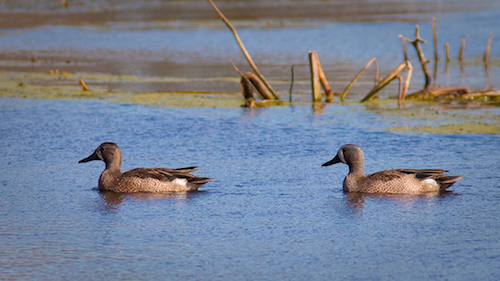
#> input picture images/ducks.jpg, 500 x 281 px, found by its file name
$ jupyter execute ch6_seam_carving.ipynb   (shell and % lines are left out)   (older library calls are emulated)
#> lines starting #> are read from the running program, lines starting #| are printed output that depends on the picture
#> further down, img_input is the input picture: shape (281, 500, 3); mean B, G, R 148.8, 130.3, 119.6
<a href="https://colab.research.google.com/github/lblogan14/opencv3_with_python/blob/master/ch6_seam_carving.ipynb" target="_parent"></a>

[cell 1]
from google.colab import drive
drive.mount('/content/drive')
%cd /content/drive/My' 'Drive/Colab' 'Notebooks/OpenCV3_with_Python_by_Example/data/ch6/

[cell 2]
import cv2
import numpy as np
import matplotlib.pyplot as plt
cv2.__version__

#Seam carving
content-aware image resizing

##Why do we care about seam carving?
If we just reduce the width of the following image without changing the height,

we will have:

The ducks in the image are skewed.

If you want the ducks to be intact while resizing the image, you need to apply **seam carving** technique.

The objective of seam carving is to resize the given image and keep the intersting content intact. Thus, we need to find the paths of least importantce in the image. These paths are called **seams**.  Once we find these seams, we remove or stretch them from the image to obtain a rescaled image. This process of removing or stretching, or carving, will eventually result in a
resized image.

The above image is divided into interesting and uninteresting parts.  We need to make sure that our algorithm *detects these uninteresting
parts* and works with them. Let's consider the image of the ducks and the constraints we
have to deal with. We want to keep the height constant and reduce the width. This means
that we need to find vertical seams in the image and remove them. These seams start at the
top and end at the bottom (or vice versa). If we were dealing with vertical resizing, then the
seams would start on the left-hand side and end on the right. A vertical seam is just a bunch
of connected pixels starting in the first row and ending in the last row of the image.

##Define *Interesting*
Need a way to assign importance to each pixel so that we can identify the
paths that are least important.

In computer vision terminology, we say that we need to
assign an ***energy*** value to each pixel so that we can find the path of minimum energy.
Coming up with a good way to assign the energy value is very important because it will
affect the quality of the output.

One of the metrics that we can use is the value of the *derivative* at each point. This is a good
indicator of the level of activity in that neighborhood. If there is some activity, then the pixel
values will change rapidly, hence the value of the derivative at that point will be high. On
the other hand, if regions are plain and uninteresting, then pixel values won't change as
rapidly, so the value of the derivative at that point in the grayscale image will be low.

For each pixel location, we compute the energy by summing up the x and y derivatives at
that point. We compute the derivatives by taking the difference between the current pixel
and its neighbors. This process is similar to the edge detection using the **sobel filter**. Once we compute these values, we store them in a matrix called the energy matrix, which
will be used to define the seams.

##Compute seams
Need to find the path through the image with the least energy. Computing all the possible paths is
prohibitively expensive. Apply dynamic programming to seam carving.

We need to start with each pixel in the first row and find our way to the last row. In order to
find the path of least energy, we compute and store the best paths to each pixel in a table.
Once we've constructed this table, the path to a particular pixel can be found by
backtracking through the rows in that table.

For each pixel in the current row, we calculate the energy of three possible pixel locations in
the next row that we can move to; that is, *bottom left, bottom, and bottom right*. We keep
repeating this process until we reach the bottom. Once we reach the bottom, we take the one
with the least cumulative value and backtrack our way to the top. This will give us the path
of least energy. Every time we remove a seam, the width of the image decreases by one
pixel. So, we need to keep removing these seams until we arrive at the desired image size.

To start with, provide a set of functions to compute the energy within the image, locate its seams and draw them.

[cell 3]
# draw vertical seam on top of image
def overlay_vertical_seam(img, seam):
  img_seam_overlay = np.copy(img)

  # extract the list of points from the seam
  x_coords, y_coords = np.transpose([(i,int(j)) for i,j in enumerate(seam)])

  # draw a green line on the image using the list of points
  img_seam_overlay[x_coords, y_coords] = (0,255,0)
  return img_seam_overlay

[cell 4]
# compute the energy matrix from the input image
def compute_energy_matrix(img):
  gray = cv2.cvtColor(img, cv2.COLOR_BGR2GRAY)
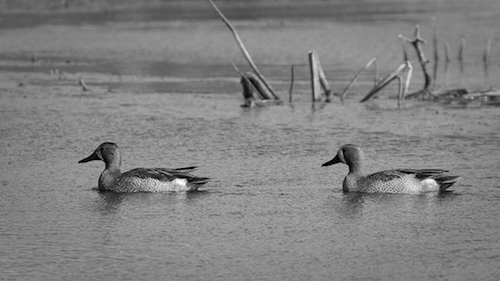
#> gray: shape (281, 500); min 0, max 251, mean 129.2

  # compute x derivative of the image
  sobel_x = cv2.Sobel(gray, cv2.CV_64F, 1, 0, ksize=3)
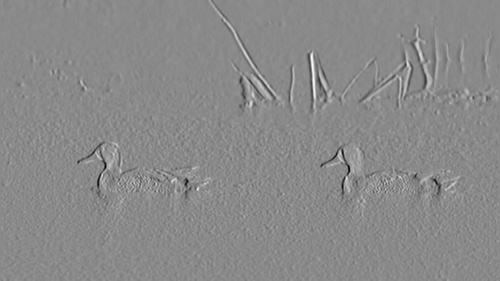
#> sobel_x: shape (281, 500) float64; min -604, max 511, mean 0.1; drawn with min black and max white
  # compute y derivative of the image
  sobel_y = cv2.Sobel(gray, cv2.CV_64F, 0, 1, ksize=3)
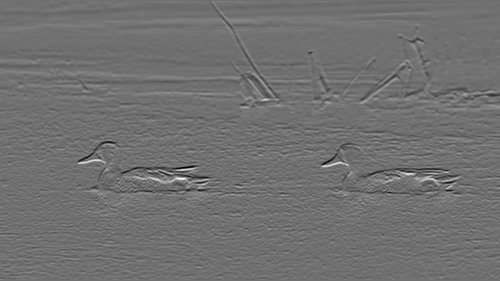
#> sobel_y: shape (281, 500) float64; min -653, max 821, mean 0.5; drawn with min black and max white

  abs_sobel_x = cv2.convertScaleAbs(sobel_x)
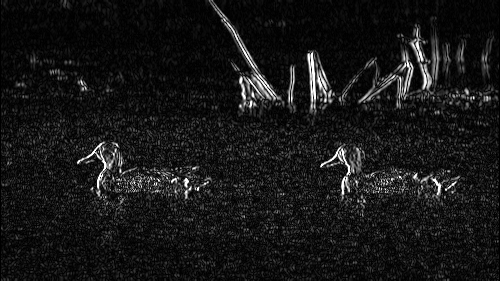
#> abs_sobel_x: shape (281, 500); min 0, max 255, mean 22.8
  abs_sobel_y = cv2.convertScaleAbs(sobel_y)
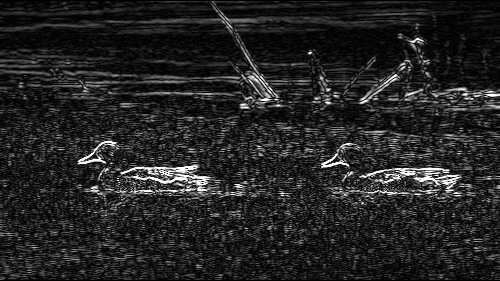
#> abs_sobel_y: shape (281, 500); min 0, max 255, mean 35.9

  # return weighted summation of the two images,
  # i.e. 0.5*X + 0.5 *Y
  return cv2.addWeighted(abs_sobel_x, 0.5,
                         abs_sobel_y, 0.5,
                         0)
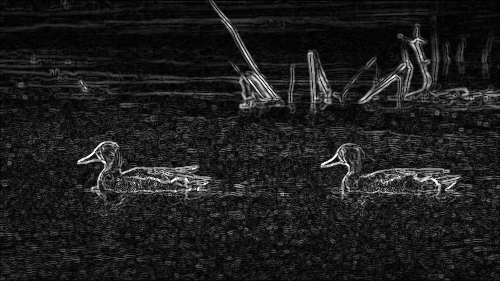
#> returned value: shape (281, 500); min 0, max 255, mean 29.4

[cell 5]
# find vertical seam in the input image
def find_vertical_seam(img, energy):
  rows, cols = img.shape[:2]

  # initialize the seam vector with 0 for each element
  seam = np.zeros(img.shape[0])

  # initialize distance and edge matrices
  dist_to = np.zeros(img.shape[:2]) + float('inf')
  dist_to[0:] = np.zeros(img.shape[1])
  edge_to = np.zeros(img.shape[:2])

  # dynamic programming:
  # iterate using double loop and compute the paths efficiently
  for row in range(rows-1):
    for col in range(cols):

      # bottom left
      if col!=0 and dist_to[row+1,col-1] > dist_to[row,col]+energy[row+1,col-1]:
        dist_to[row+1,col-1] = dist_to[row,col] + energy[row+1,col-1]
        edge_to[row+1,col-1] = 1

      # bottom
      if dist_to[row+1,col] > dist_to[row,col]+energy[row+1,col]:
        dist_to[row+1,col] = dist_to[row,col] + energy[row+1,col]
        edge_to[row+1,col] = 0

      # bottom right
      if col!=cols-1 and dist_to[row+1,col+1] > dist_to[row,col]+energy[row+1,col+1]:
        dist_to[row+1,col+1] = dist_to[row,col] + energy[row+1,col+1]
        edge_to[row+1,col+1] = -1

  # retracing the path
  # return the indices of the minimum values along X axis
  seam[rows-1] = np.argmin(dist_to[row-1, :])
  for i in (x for x in reversed(range(rows)) if x>0):
    seam[i-1] = seam[i] + edge_to[i, int(seam[i])]

  return seam

[cell 6]
# remove the input vertical seam from the image
def remove_vertical_seam(img, seam):
  rows, cols = img.shape[:2]

  # to delete a point, move every point after it one step towards the left
  for row in range(rows):
    for col in range(int(seam[row]), cols-1):
      img[row, col] = img[row, col+1]

  # discard the last column to create the final output image
  img = img[:, 0:cols-1]
  return img

Now we can use all the functions define above to perform seam carving,

[cell 7]
img_input = cv2.imread('ducks.jpg')

num_seams = 20

img = np.copy(img_input)
img_overlay_seam = np.copy(img_input)
energy = compute_energy_matrix(img)

[cell 8]
for i in range(num_seams):
  seam = find_vertical_seam(img, energy)
  img_overlay_seam = overlay_vertical_seam(img_overlay_seam, seam)
  img = remove_vertical_seam(img, seam)
  energy = compute_energy_matrix(img)
  print('Number of seams removed = ', i+1)
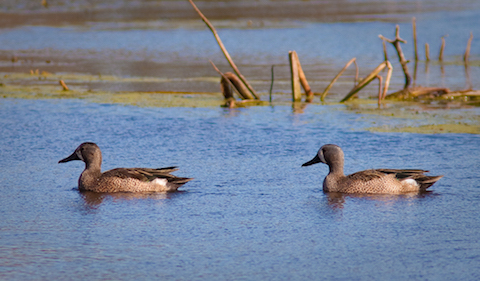
#> img: shape (281, 480, 3); mean of channels 0, 1, 2 149.2, 130.7, 120; drawn as B, G, R

[cell 9]
img_input = cv2.cvtColor(img_input, cv2.COLOR_BGR2RGB)
img_overlay_seam = cv2.cvtColor(img_overlay_seam, cv2.COLOR_BGR2RGB)
img = cv2.cvtColor(img, cv2.COLOR_BGR2RGB)

[cell 10]
plt.figure(figsize=(10,8))
plt.imshow(img_input)
plt.title('Input')
plt.axis('off')

[cell 11]
plt.figure(figsize=(10,8))
plt.imshow(img_overlay_seam)
plt.title('Seams')
plt.axis('off')

[cell 12]
plt.figure(figsize=(10,8))
plt.imshow(img)
plt.title('Output')
plt.axis('off')

[cell 13]
# Draw vertical seam on top of the image
def overlay_vertical_seam(img, seam):
    img_seam_overlay = np.copy(img)

    # Extract the list of points from the seam
    x_coords, y_coords = np.transpose([(i,int(j)) for i,j in enumerate(seam)])

    # Draw a green line on the image using the list of points
    img_seam_overlay[x_coords, y_coords] = (0,255,0)
    return img_seam_overlay

# Compute the energy matrix from the input image
def compute_energy_matrix(img):
    gray = cv2.cvtColor(img, cv2.COLOR_BGR2GRAY)

    # Compute X derivative of the image
    sobel_x = cv2.Sobel(gray,cv2.CV_64F, 1, 0, ksize=3)

    # Compute Y derivative of the image
    sobel_y = cv2.Sobel(gray,cv2.CV_64F, 0, 1, ksize=3)

    abs_sobel_x = cv2.convertScaleAbs(sobel_x)
    abs_sobel_y = cv2.convertScaleAbs(sobel_y)

    # Return weighted summation of the two images i.e. 0.5*X + 0.5*Y
    return cv2.addWeighted(abs_sobel_x, 0.5, abs_sobel_y, 0.5, 0)

# Find vertical seam in the input image
def find_vertical_seam(img, energy):
    rows, cols = img.shape[:2]

    # Initialize the seam vector with 0 for each element
    seam = np.zeros(img.shape[0])

    # Initialize distance and edge matrices
    dist_to = np.zeros(img.shape[:2]) + float('inf')
    dist_to[0,:] = np.zeros(img.shape[1])
    edge_to = np.zeros(img.shape[:2])

    # Dynamic programming; iterate using double loop and compute the paths efficiently
    for row in range(rows-1):
        for col in range(cols):
            if col != 0 and dist_to[row+1, col-1] > dist_to[row, col] + energy[row+1, col-1]:
                dist_to[row+1, col-1] = dist_to[row, col] + energy[row+1, col-1]
                edge_to[row+1, col-1] = 1

            if dist_to[row+1, col] > dist_to[row, col] + energy[row+1, col]:
                dist_to[row+1, col] = dist_to[row, col] + energy[row+1, col]
                edge_to[row+1, col] = 0

            if col != cols-1 and dist_to[row+1, col+1] > dist_to[row, col] + energy[row+1, col+1]:
                    dist_to[row+1, col+1] = dist_to[row, col] + energy[row+1, col+1]
                    edge_to[row+1, col+1] = -1

    # Retracing the path
    # Returns the indices of the minimum values along X axis.
    seam[rows-1] = np.argmin(dist_to[rows-1, :])
    for i in (x for x in reversed(range(rows)) if x > 0):
        seam[i-1] = seam[i] + edge_to[i, int(seam[i])]

    return seam

# Remove the input vertical seam from the image
def remove_vertical_seam(img, seam):
    rows, cols = img.shape[:2]

    # To delete a point, move every point after it one step towards the left
    for row in range(rows):
        for col in range(int(seam[row]), cols-1):
            img[row, col] = img[row, col+1]

    # Discard the last column to create the final output image
    img = img[:, 0:cols-1]
    return img

img_input = cv2.imread('ducks.jpg')

    # Use a small number to get started. Once you get an
    # idea of the processing time, you can use a bigger number.
    # To get started, you can set it to 20.
num_seams = int(20)

img = np.copy(img_input)
img_overlay_seam = np.copy(img_input)
energy = compute_energy_matrix(img)

for i in range(num_seams):
        seam = find_vertical_seam(img, energy)
        img_overlay_seam = overlay_vertical_seam(img_overlay_seam, seam)
        img = remove_vertical_seam(img, seam)
        energy = compute_energy_matrix(img)
        print('Number of seams removed = ', i+1)
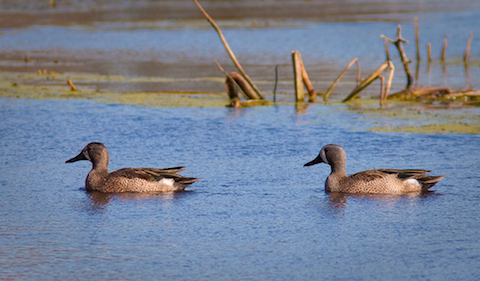
#> img: shape (281, 480, 3); mean of channels 0, 1, 2 148.7, 130.3, 119.8; drawn as B, G, R
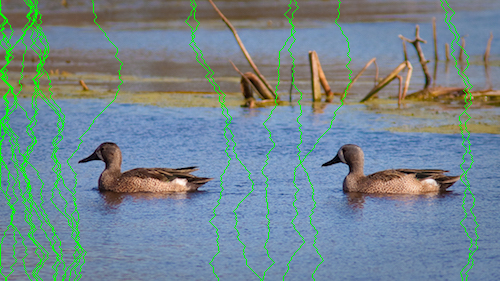
#> img_overlay_seam: shape (281, 500, 3); mean of channels 0, 1, 2 143.3, 134.9, 115.4; drawn as B, G, R
